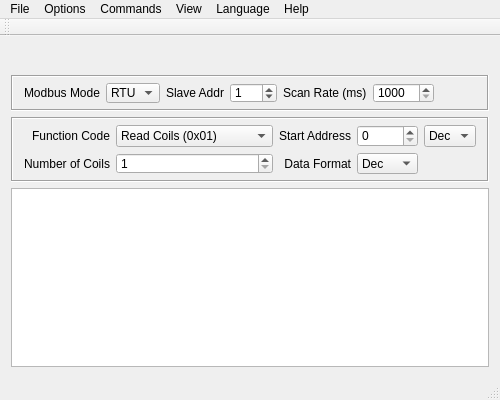
<?xml version="1.0" encoding="UTF-8"?>
<ui version="4.0">
 <class>MainWindow</class>
 <widget class="QMainWindow" name="MainWindow">
  <property name="geometry">
   <rect>
    <x>0</x>
    <y>0</y>
    <width>500</width>
    <height>400</height>
   </rect>
  </property>
  <property name="minimumSize">
   <size>
    <width>500</width>
    <height>400</height>
   </size>
  </property>
  <property name="maximumSize">
   <size>
    <width>720</width>
    <height>720</height>
   </size>
  </property>
  <property name="windowTitle">
   <string>QModMaster</string>
  </property>
  <property name="windowIcon">
   <iconset resource="../icons/icons.qrc">
    <normaloff>:/icons/connect-24.png</normaloff>:/icons/connect-24.png</iconset>
  </property>
  <widget class="QWidget" name="centralWidget">
   <layout class="QVBoxLayout" name="verticalLayout">
    <item>
     <widget class="InfoBar" name="infobar">
      <layout class="QHBoxLayout" name="horizontalLayout_2"/>
     </widget>
    </item>
    <item>
     <widget class="QFrame" name="frame_1">
      <property name="minimumSize">
       <size>
        <width>0</width>
        <height>36</height>
       </size>
      </property>
      <property name="frameShape">
       <enum>QFrame::Box</enum>
      </property>
      <property name="frameShadow">
       <enum>QFrame::Sunken</enum>
      </property>
      <layout class="QHBoxLayout" name="horizontalLayout">
       <property name="topMargin">
        <number>6</number>
       </property>
       <property name="bottomMargin">
        <number>6</number>
       </property>
       <item>
        <widget class="QLabel" name="lblModbusMode">
         <property name="text">
          <string>Modbus Mode</string>
         </property>
         <property name="alignment">
          <set>Qt::AlignRight|Qt::AlignTrailing|Qt::AlignVCenter</set>
         </property>
         <property name="buddy">
          <cstring>cmbModbusMode</cstring>
         </property>
        </widget>
       </item>
       <item>
        <widget class="QComboBox" name="cmbModbusMode">
         <item>
          <property name="text">
           <string notr="true">RTU</string>
          </property>
         </item>
         <item>
          <property name="text">
           <string notr="true">TCP</string>
          </property>
         </item>
        </widget>
       </item>
       <item>
        <widget class="QLabel" name="lblSlave">
         <property name="text">
          <string>Slave Addr</string>
         </property>
         <property name="alignment">
          <set>Qt::AlignRight|Qt::AlignTrailing|Qt::AlignVCenter</set>
         </property>
         <property name="buddy">
          <cstring>sbSlaveID</cstring>
         </property>
        </widget>
       </item>
       <item>
        <widget class="QSpinBox" name="sbSlaveID">
         <property name="minimum">
          <number>0</number>
         </property>
         <property name="maximum">
          <number>255</number>
         </property>
         <property name="value">
          <number>1</number>
         </property>
        </widget>
       </item>
       <item>
        <widget class="QLabel" name="lblScan">
         <property name="text">
          <string>Scan Rate (ms)</string>
         </property>
        </widget>
       </item>
       <item>
        <widget class="QSpinBox" name="spInterval">
         <property name="minimum">
          <number>1000</number>
         </property>
         <property name="maximum">
          <number>10000</number>
         </property>
         <property name="singleStep">
          <number>500</number>
         </property>
        </widget>
       </item>
       <item>
        <spacer name="horizontalSpacer_2">
         <property name="orientation">
          <enum>Qt::Horizontal</enum>
         </property>
         <property name="sizeHint" stdset="0">
          <size>
           <width>40</width>
           <height>20</height>
          </size>
         </property>
        </spacer>
       </item>
      </layout>
     </widget>
    </item>
    <item>
     <widget class="QFrame" name="frame_2">
      <property name="minimumSize">
       <size>
        <width>0</width>
        <height>65</height>
       </size>
      </property>
      <property name="frameShape">
       <enum>QFrame::Box</enum>
      </property>
      <property name="frameShadow">
       <enum>QFrame::Sunken</enum>
      </property>
      <layout class="QGridLayout" name="gridLayout">
       <property name="topMargin">
        <number>6</number>
       </property>
       <property name="bottomMargin">
        <number>6</number>
       </property>
       <item row="0" column="1">
        <widget class="QComboBox" name="cmbFunctionCode">
         <property name="frame">
          <bool>true</bool>
         </property>
         <item>
          <property name="text">
           <string>Read Coils (0x01)</string>
          </property>
         </item>
         <item>
          <property name="text">
           <string>Read Discrete Inputs (0x02)</string>
          </property>
         </item>
         <item>
          <property name="text">
           <string>Read Holding Registers (0x03)</string>
          </property>
         </item>
         <item>
          <property name="text">
           <string>Read Input Registers (0x04)</string>
          </property>
         </item>
         <item>
          <property name="text">
           <string>Write Single Coil (0x05)</string>
          </property>
         </item>
         <item>
          <property name="text">
           <string>Write Single Register (0x06)</string>
          </property>
         </item>
         <item>
          <property name="text">
           <string>Write Multiple Coils (0x0f)</string>
          </property>
         </item>
         <item>
          <property name="text">
           <string>Write Multiple Registers (0x10)</string>
          </property>
         </item>
        </widget>
       </item>
       <item row="0" column="0">
        <widget class="QLabel" name="lblFunctionCode">
         <property name="text">
          <string>Function Code</string>
         </property>
         <property name="alignment">
          <set>Qt::AlignRight|Qt::AlignTrailing|Qt::AlignVCenter</set>
         </property>
         <property name="buddy">
          <cstring>cmbFunctionCode</cstring>
         </property>
        </widget>
       </item>
       <item row="0" column="5">
        <spacer name="horizontalSpacer">
         <property name="orientation">
          <enum>Qt::Horizontal</enum>
         </property>
         <property name="sizeHint" stdset="0">
          <size>
           <width>40</width>
           <height>20</height>
          </size>
         </property>
        </spacer>
       </item>
       <item row="0" column="2">
        <widget class="QLabel" name="lblStartAddress">
         <property name="text">
          <string>Start Address</string>
         </property>
         <property name="alignment">
          <set>Qt::AlignRight|Qt::AlignTrailing|Qt::AlignVCenter</set>
         </property>
         <property name="buddy">
          <cstring>sbStartAddress</cstring>
         </property>
        </widget>
       </item>
       <item row="0" column="3">
        <widget class="QSpinBox" name="sbStartAddress">
         <property name="maximum">
          <number>65535</number>
         </property>
         <property name="displayIntegerBase">
          <number>10</number>
         </property>
        </widget>
       </item>
       <item row="0" column="4">
        <widget class="QComboBox" name="cmbStartAddrBase">
         <property name="currentIndex">
          <number>0</number>
         </property>
         <item>
          <property name="text">
           <string>Dec</string>
          </property>
         </item>
         <item>
          <property name="text">
           <string>Hex</string>
          </property>
         </item>
        </widget>
       </item>
       <item row="1" column="0">
        <widget class="QLabel" name="lblNoOfCoils">
         <property name="text">
          <string>Number of Coils</string>
         </property>
         <property name="alignment">
          <set>Qt::AlignRight|Qt::AlignTrailing|Qt::AlignVCenter</set>
         </property>
         <property name="buddy">
          <cstring>sbNoOfRegs</cstring>
         </property>
        </widget>
       </item>
       <item row="1" column="1">
        <widget class="QSpinBox" name="sbNoOfRegs">
         <property name="minimum">
          <number>1</number>
         </property>
         <property name="maximum">
          <number>65535</number>
         </property>
        </widget>
       </item>
       <item row="1" column="3">
        <widget class="QComboBox" name="cmbBase">
         <property name="currentText">
          <string>Dec</string>
         </property>
         <property name="currentIndex">
          <number>1</number>
         </property>
         <item>
          <property name="text">
           <string>Bin</string>
          </property>
         </item>
         <item>
          <property name="text">
           <string>Dec</string>
          </property>
         </item>
         <item>
          <property name="text">
           <string>Hex</string>
          </property>
         </item>
        </widget>
       </item>
       <item row="1" column="2">
        <widget class="QLabel" name="lblDataFormat">
         <property name="text">
          <string>Data Format</string>
         </property>
         <property name="alignment">
          <set>Qt::AlignRight|Qt::AlignTrailing|Qt::AlignVCenter</set>
         </property>
         <property name="buddy">
          <cstring>sbStartAddress</cstring>
         </property>
        </widget>
       </item>
      </layout>
     </widget>
    </item>
    <item>
     <widget class="QTableView" name="tblRegisters">
      <attribute name="horizontalHeaderVisible">
       <bool>false</bool>
      </attribute>
      <attribute name="horizontalHeaderHighlightSections">
       <bool>true</bool>
      </attribute>
      <attribute name="verticalHeaderVisible">
       <bool>false</bool>
      </attribute>
      <attribute name="verticalHeaderHighlightSections">
       <bool>true</bool>
      </attribute>
     </widget>
    </item>
   </layout>
  </widget>
  <widget class="QMenuBar" name="menuBar">
   <property name="geometry">
    <rect>
     <x>0</x>
     <y>0</y>
     <width>500</width>
     <height>18</height>
    </rect>
   </property>
   <widget class="QMenu" name="menuFile">
    <property name="title">
     <string>File</string>
    </property>
    <addaction name="actionLoad_Session"/>
    <addaction name="actionSave_Session"/>
    <addaction name="separator"/>
    <addaction name="actionExit"/>
   </widget>
   <widget class="QMenu" name="menuOptions">
    <property name="title">
     <string>Options</string>
    </property>
    <addaction name="actionSerial_RTU"/>
    <addaction name="actionTCP"/>
    <addaction name="separator"/>
    <addaction name="actionSettings"/>
   </widget>
   <widget class="QMenu" name="menuHelp">
    <property name="title">
     <string>Help</string>
    </property>
    <addaction name="actionModbus_Manual"/>
    <addaction name="actionAbout"/>
   </widget>
   <widget class="QMenu" name="menuView">
    <property name="title">
     <string>View</string>
    </property>
    <addaction name="actionOpenLogFile"/>
    <addaction name="actionBus_Monitor"/>
   </widget>
   <widget class="QMenu" name="menuCommands">
    <property name="title">
     <string>Commands</string>
    </property>
    <addaction name="actionConnect"/>
    <addaction name="actionRead_Write"/>
    <addaction name="actionScan"/>
    <addaction name="actionClear"/>
    <addaction name="actionReset_Counters"/>
   </widget>
   <widget class="QMenu" name="menuLanguage">
    <property name="title">
     <string notr="true">Language</string>
    </property>
    <addaction name="actionSimplified_Chinese_zh_CN"/>
    <addaction name="actionTraditional_Chinese_zh_TW"/>
    <addaction name="actionEnglish_en_US"/>
   </widget>
   <addaction name="menuFile"/>
   <addaction name="menuOptions"/>
   <addaction name="menuCommands"/>
   <addaction name="menuView"/>
   <addaction name="menuLanguage"/>
   <addaction name="menuHelp"/>
  </widget>
  <widget class="QToolBar" name="mainToolBar">
   <attribute name="toolBarArea">
    <enum>TopToolBarArea</enum>
   </attribute>
   <attribute name="toolBarBreak">
    <bool>false</bool>
   </attribute>
  </widget>
  <widget class="QStatusBar" name="statusBar">
   <property name="autoFillBackground">
    <bool>false</bool>
   </property>
  </widget>
  <action name="actionExit">
   <property name="icon">
    <iconset resource="../icons/icons.qrc">
     <normaloff>:/icons/exit-16.png</normaloff>:/icons/exit-16.png</iconset>
   </property>
   <property name="text">
    <string>Exit</string>
   </property>
   <property name="iconVisibleInMenu">
    <bool>true</bool>
   </property>
  </action>
  <action name="actionSerial_RTU">
   <property name="icon">
    <iconset resource="../icons/icons.qrc">
     <normaloff>:/icons/serial-pot-16.png</normaloff>:/icons/serial-pot-16.png</iconset>
   </property>
   <property name="text">
    <string notr="true">Modbus RTU...</string>
   </property>
   <property name="iconVisibleInMenu">
    <bool>true</bool>
   </property>
  </action>
  <action name="actionTCP">
   <property name="icon">
    <iconset resource="../icons/icons.qrc">
     <normaloff>:/icons/ethernet-port-16.png</normaloff>:/icons/ethernet-port-16.png</iconset>
   </property>
   <property name="text">
    <string notr="true">Modbus TCP...</string>
   </property>
   <property name="iconVisibleInMenu">
    <bool>true</bool>
   </property>
  </action>
  <action name="actionAbout">
   <property name="icon">
    <iconset resource="../icons/icons.qrc">
     <normaloff>:/icons/info-sign-16.png</normaloff>:/icons/info-sign-16.png</iconset>
   </property>
   <property name="text">
    <string>About...</string>
   </property>
   <property name="iconVisibleInMenu">
    <bool>true</bool>
   </property>
  </action>
  <action name="actionBus_Monitor">
   <property name="icon">
    <iconset resource="../icons/icons.qrc">
     <normaloff>:/icons/TV-16.png</normaloff>:/icons/TV-16.png</iconset>
   </property>
   <property name="text">
    <string>Bus Monitor</string>
   </property>
   <property name="iconVisibleInMenu">
    <bool>true</bool>
   </property>
  </action>
  <action name="actionSettings">
   <property name="icon">
    <iconset resource="../icons/icons.qrc">
     <normaloff>:/icons/options-16.png</normaloff>:/icons/options-16.png</iconset>
   </property>
   <property name="text">
    <string>Settings...</string>
   </property>
   <property name="iconVisibleInMenu">
    <bool>true</bool>
   </property>
  </action>
  <action name="actionRead_Write">
   <property name="icon">
    <iconset resource="../icons/icons.qrc">
     <normaloff>:/icons/data-sort-16.png</normaloff>:/icons/data-sort-16.png</iconset>
   </property>
   <property name="text">
    <string>Read / Write</string>
   </property>
  </action>
  <action name="actionConnect">
   <property name="checkable">
    <bool>true</bool>
   </property>
   <property name="icon">
    <iconset resource="../icons/icons.qrc">
     <normaloff>:/icons/plug-disconnect-16.png</normaloff>
     <normalon>:/icons/plug-connect-16.png</normalon>:/icons/plug-disconnect-16.png</iconset>
   </property>
   <property name="text">
    <string>Connect</string>
   </property>
  </action>
  <action name="actionScan">
   <property name="checkable">
    <bool>true</bool>
   </property>
   <property name="icon">
    <iconset resource="../icons/icons.qrc">
     <normaloff>:/icons/cyclic-process-16.png</normaloff>:/icons/cyclic-process-16.png</iconset>
   </property>
   <property name="text">
    <string>Scan</string>
   </property>
  </action>
  <action name="actionReset_Counters">
   <property name="icon">
    <iconset resource="../icons/icons.qrc">
     <normaloff>:/icons/reset-16.png</normaloff>:/icons/reset-16.png</iconset>
   </property>
   <property name="text">
    <string>Reset Counters</string>
   </property>
  </action>
  <action name="actionSimplified_Chinese_zh_CN">
   <property name="icon">
    <iconset resource="../icons/icons.qrc">
     <normaloff>:/icons/China-flag-16.png</normaloff>:/icons/China-flag-16.png</iconset>
   </property>
   <property name="text">
    <string notr="true">简体中文 (zh_CN)</string>
   </property>
   <property name="iconText">
    <string notr="true">简体中文 (zh_CN)</string>
   </property>
   <property name="toolTip">
    <string notr="true">简体中文 (zh_CN)</string>
   </property>
  </action>
  <action name="actionTraditional_Chinese_zh_TW">
   <property name="icon">
    <iconset resource="../icons/icons.qrc">
     <normaloff>:/icons/Taiwan-flag-16.png</normaloff>:/icons/Taiwan-flag-16.png</iconset>
   </property>
   <property name="text">
    <string notr="true">繁體中文 (zh_TW)</string>
   </property>
   <property name="iconText">
    <string notr="true">繁體中文 (zh_TW)</string>
   </property>
   <property name="toolTip">
    <string notr="true">繁體中文 (zh_TW)</string>
   </property>
  </action>
  <action name="actionEnglish_en_US">
   <property name="icon">
    <iconset resource="../icons/icons.qrc">
     <normaloff>:/icons/usa-flag-16.png</normaloff>:/icons/usa-flag-16.png</iconset>
   </property>
   <property name="text">
    <string notr="true">English (en_US)</string>
   </property>
   <property name="iconText">
    <string notr="true">English (en_US)</string>
   </property>
   <property name="toolTip">
    <string notr="true">English (en_US)</string>
   </property>
  </action>
  <action name="actionOpenLogFile">
   <property name="icon">
    <iconset resource="../icons/icons.qrc">
     <normaloff>:/icons/text-x-log-16.png</normaloff>:/icons/text-x-log-16.png</iconset>
   </property>
   <property name="text">
    <string>Log File</string>
   </property>
  </action>
  <action name="actionClear">
   <property name="icon">
    <iconset resource="../icons/icons.qrc">
     <normaloff>:/icons/edit-clear-16.png</normaloff>:/icons/edit-clear-16.png</iconset>
   </property>
   <property name="text">
    <string>Clear Table</string>
   </property>
  </action>
  <action name="actionModbus_Manual">
   <property name="icon">
    <iconset resource="../icons/icons.qrc">
     <normaloff>:/icons/help-desk-icon-16.png</normaloff>:/icons/help-desk-icon-16.png</iconset>
   </property>
   <property name="text">
    <string>Modbus Manual</string>
   </property>
  </action>
  <action name="actionLoad_Session">
   <property name="icon">
    <iconset resource="../icons/icons.qrc">
     <normaloff>:/icons/document-import-16.png</normaloff>:/icons/document-import-16.png</iconset>
   </property>
   <property name="text">
    <string>Load Session...</string>
   </property>
  </action>
  <action name="actionSave_Session">
   <property name="icon">
    <iconset resource="../icons/icons.qrc">
     <normaloff>:/icons/document-export-16.png</normaloff>:/icons/document-export-16.png</iconset>
   </property>
   <property name="text">
    <string>Save Session...</string>
   </property>
  </action>
 </widget>
 <layoutdefault spacing="6" margin="11"/>
 <customwidgets>
  <customwidget>
   <class>InfoBar</class>
   <extends>QFrame</extends>
   <header>src/infobar.h</header>
   <container>1</container>
  </customwidget>
 </customwidgets>
 <tabstops>
  <tabstop>tblRegisters</tabstop>
 </tabstops>
 <resources>
  <include location="../icons/icons.qrc"/>
 </resources>
 <connections>
  <connection>
   <sender>actionExit</sender>
   <signal>triggered()</signal>
   <receiver>MainWindow</receiver>
   <slot>close()</slot>
   <hints>
    <hint type="sourcelabel">
     <x>-1</x>
     <y>-1</y>
    </hint>
    <hint type="destinationlabel">
     <x>199</x>
     <y>149</y>
    </hint>
   </hints>
  </connection>
 </connections>
</ui>
